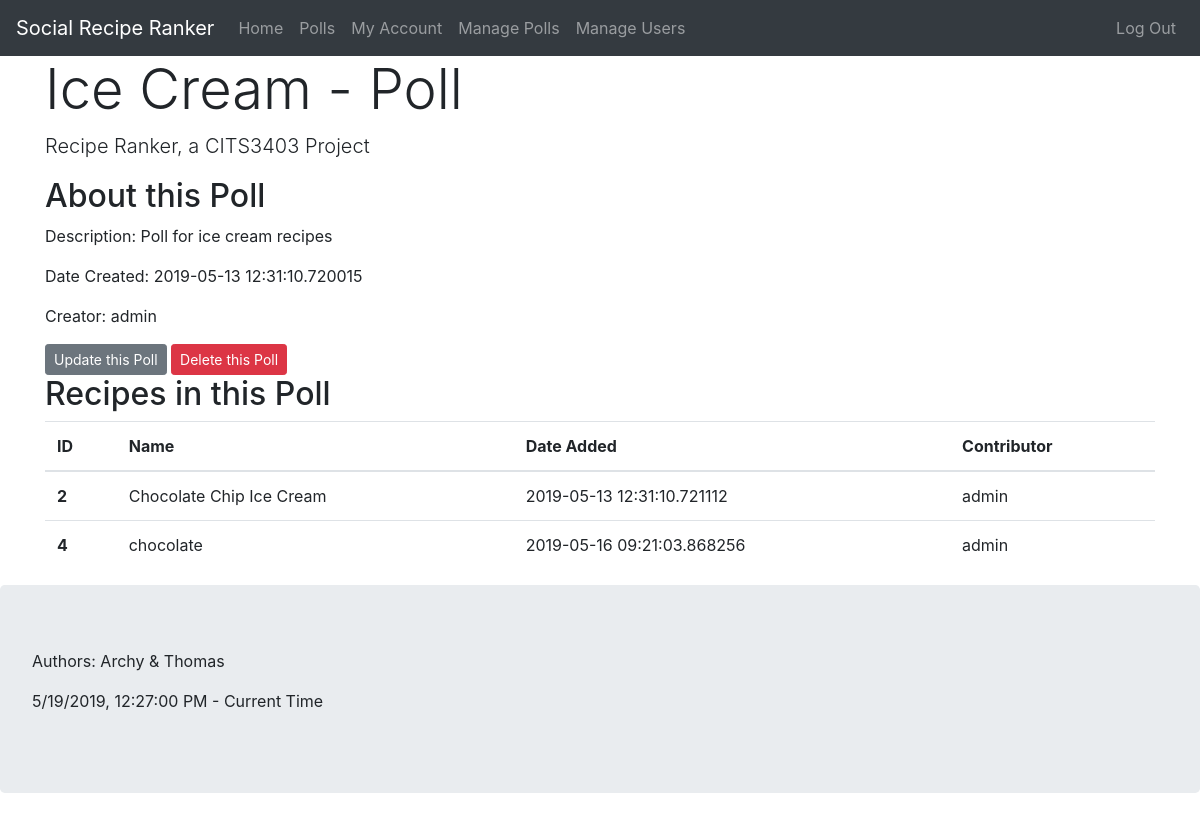
/poll/1 (signed in), run on the app's committed database.
### app/models.py (models this page shows, shortened)
class Poll(db.Model):
    id = db.Column(db.Integer, primary_key=True)
    name = db.Column(db.String(64), nullable=False, index=True)
    description = db.Column(db.String(256), nullable=True)
    date_created = db.Column(db.DateTime, nullable=False, index=True, default=datetime.utcnow)
    creator_id = db.Column(db.Integer, db.ForeignKey('user.id'), nullable=False)
    recipes = db.relationship("Recipe", backref='poll', lazy='dynamic')
    votes = db.relationship("Vote", backref='poll', lazy='dynamic')

class User(UserMixin, db.Model):
    id = db.Column(db.Integer, primary_key=True)  # not null and unique by default
    username = db.Column(db.String(64), nullable=False, unique=True, index=True)
    email = db.Column(db.String(128), nullable=False, unique=True, index=True)
    password_hash = db.Column(db.String(128), nullable=False)
    date_registered = db.Column(db.DateTime, nullable=False, index=True, default=datetime.utcnow)
    is_admin = db.Column(db.Boolean, nullable=False, default=False)
    polls = db.relationship("Poll", backref='creator', lazy='dynamic')  # dynamic so we can filter the queries later
    recipes = db.relationship("Recipe", backref='contributor', lazy='dynamic')
    votes = db.relationship("Vote", backref='user', lazy='dynamic')

class Recipe(db.Model):
    id = db.Column(db.Integer, primary_key=True)
    name = db.Column(db.String(64), nullable=False, index=True)
    description = db.Column(db.String(256), nullable=True)
    date_added = db.Column(db.DateTime, nullable=False, index=True, default=datetime.utcnow)
    contributor_id = db.Column(db.Integer, db.ForeignKey('user.id'), nullable=False)
    poll_id = db.Column(db.Integer, db.ForeignKey('poll.id'), nullable=False)
    votes = db.relationship("Vote", backref='recipe', lazy='dynamic')

### app/routes.py (the view)
@app.route('/poll/<int:poll_id>')
@login_required
def poll(poll_id):
    if current_user.is_admin:
        poll = Poll.query.get_or_404(poll_id)  # gives 404 if not found
        return render_template('poll.html', title=poll.name + ' - Poll', users=User, poll=poll)
    else:
        abort(403)

### app/models.py (called while the page is built)
@login_manager.user_loader
def load_user(id):
    return User.query.get(int(id))

### app/templates/poll.html (shortened to what this page needs)
{% extends "base.html" %}
{% block content %}
<div class="row">
    <section class="col">
        <header>
            <h2>About this Poll</h2>
        </header>
        <p>Description: {{ poll.description }}</p>
        <p>Date Created: {{ poll.date_created }}</p>
        <p>Creator: {{ users.query.filter_by(id=poll.creator_id).first().username }}</p>
        <a class="btn btn-secondary btn-sm" href="{{ url_for('update_poll', poll_id=poll.id) }}">Update this Poll</a>
        <button type="button" class="btn btn-danger btn-sm" data-toggle="modal" data-target="#deletePollModal">Delete
            this
            Poll</button>
    </section>
</div>
<div class="row">
    <section class="col">
        <header>
            <h2>Recipes in this Poll</h2>
        </header>
        <table class="table table-hover">
            <thead>
                <tr>
                    <th scope="col">ID</th>
                    <th scope="col">Name</th>
                    <th scope="col">Date Added</th>
                    <th scope="col">Contributor</th>
                </tr>
            </thead>
            <tbody>
                {% for r in poll.recipes.all() %}
                <tr class='clickable-table-row' data-href="{{ url_for('recipe', recipe_id=r.id) }}">
                    <th scope="row">{{ r.id }}</th>
                    <td>{{ r.name }}</td>
                    <td>{{ r.date_added }}</td>
                    <td>{{ users.query.filter_by(id=r.contributor_id).first().username }}</td>
                </tr>
                {% endfor %}
            </tbody>
        </table>
    </section>
</div>
{% endblock %}

### app/static/css/style.css (style rules this page uses)
table tr[data-href] { cursor: pointer; }

### data on the page
Poll: description "Poll for ice cream recipes", date_created "2019-05-13 12:31:10.720015"
User: query.filter_by "admin"
Recipe: id "2", name "Chocolate Chip Ice Cream", date_added "2019-05-13 12:31:10.721112"
Recipe: id "4", name "chocolate", date_added "2019-05-16 09:21:03.868256"

### other printed values
{{ title }} "Ice Cream - Poll"
